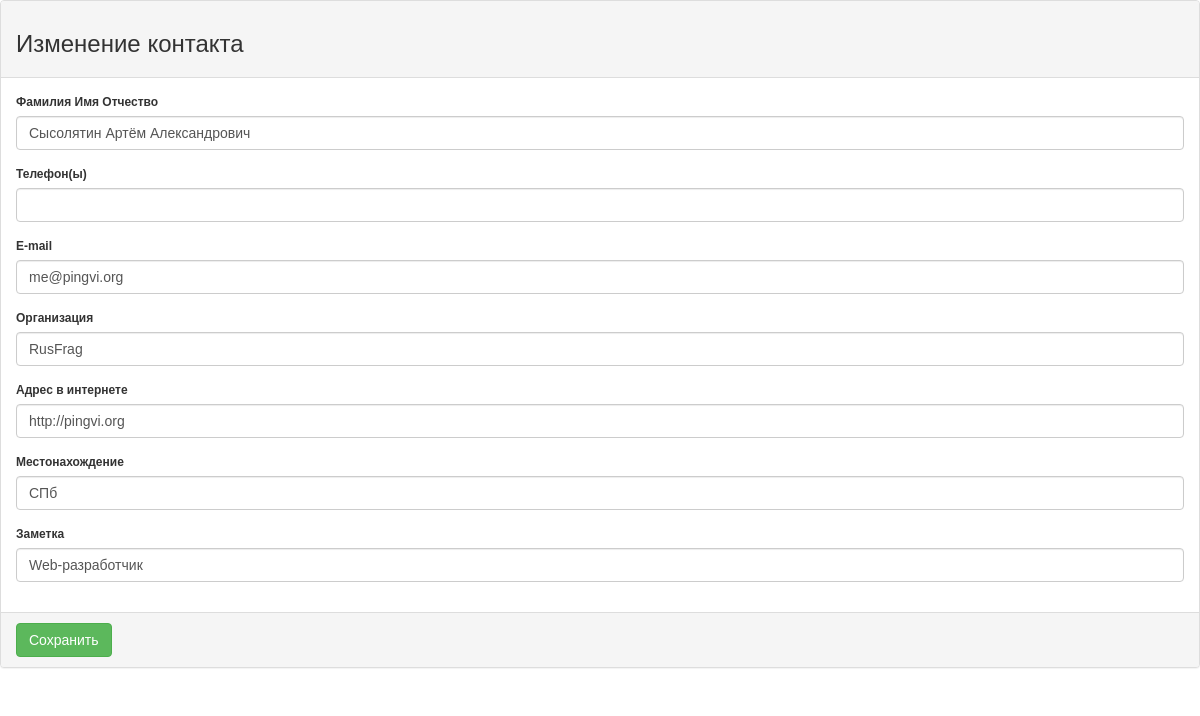
Screenshot of /edit.php?user=2 (signed in) with the database file from the repository.
### tables this page shows
CREATE TABLE IF NOT EXISTS `contacts` (
  `name` text NOT NULL,
  `tel` text NOT NULL,
  `email` text NOT NULL,
  `org` text NOT NULL,
  `url` text NOT NULL,
  `local` text NOT NULL,
  `note` text NOT NULL,
  `id` int(255) NOT NULL AUTO_INCREMENT,
  PRIMARY KEY (`id`),
  UNIQUE KEY `id` (`id`)
);

### edit.php (the view, shortened to what this page needs)
<?php
	if(isset($_GET['user']))
	  {
	  	$userid = $_GET['user'];
		$sql = mysql_connect($baza['server'], $baza['login'], $baza['pass']);
		$resultat = mysql_query("SELECT * FROM contacts WHERE id = $userid", $sql);
		$array = mysql_fetch_array($resultat);
	  }
?>
<!DOCTYPE html>
<html>
<head>
	<link href="css/bootstrap.min.css" rel="stylesheet">
	<link href="css/style.css" rel="stylesheet">
</head>
<body>
<div>
	<main class="content">
		<div class="row">
			<div class="col-md-12">
				<div class="panel panel-default">
					<div class="panel-heading"><h3>Изменение контакта</h3></div>
					<form role="form" action="" method="post">
						<div class="panel-body">
						  <div class="form-group">
						    <label for="exampleInputEmail1">Фамилия Имя Отчество</label>
						    <input type="text" class="form-control" name="name" value="<?php echo $array['name']; ?>">
						  </div>
						  <div class="form-group">
						    <label for="exampleInputPassword1">Телефон(ы)</label>
						    <input type="text" class="form-control" name="tel" value="<?php echo $array['tel']; ?>">
						  </div>
						  <div class="form-group">
						    <label for="exampleInputPassword1">E-mail</label>
						    <input type="text" class="form-control" name="email" value="<?php echo $array['email']; ?>">
						  </div>
						  <div class="form-group">
						    <label for="exampleInputPassword1">Организация</label>
						    <input type="text" class="form-control" name="org" value="<?php echo $array['org']; ?>">
						  </div>
						  <div class="form-group">
						    <label for="exampleInputPassword1">Адрес в интернете</label>
						    <input type="text" class="form-control" name="url" value="<?php echo $array['url']; ?>">
						  </div>
						  <div class="form-group">
						    <label for="exampleInputPassword1">Местонахождение</label>
						    <input type="text" class="form-control" name="local" value="<?php echo $array['local']; ?>">
						  </div>
						  <div class="form-group">
						    <label for="exampleInputPassword1">Заметка</label>
						    <input type="text" class="form-control" name="note" value="<?php echo $array['note']; ?>">
						  </div>
						</div>
						<div class="panel-footer"><button type="submit"  class="btn btn-success">Сохранить</button></div>
					</form>
				</div>
	        </div>
	    </div>
	</main>
</div>
</body>
</html>

### css/style.css (style rules this page uses)
* { margin: 0; padding: 0; }
html { height: 100%; }
article, aside, details, figcaption, figure, footer, header, hgroup, main, nav, section, summary { display: block; }
body { font: 12px/18px Arial, sans-serif; height: 100%; }
.content { padding: 0 0 40px; }

### rows the page displays
contacts: name "Сысолятин Артём Александрович", email "me@pingvi.org", org "RusFrag", url "http://pingvi.org", local "СПб", note "Web-разработчик"
